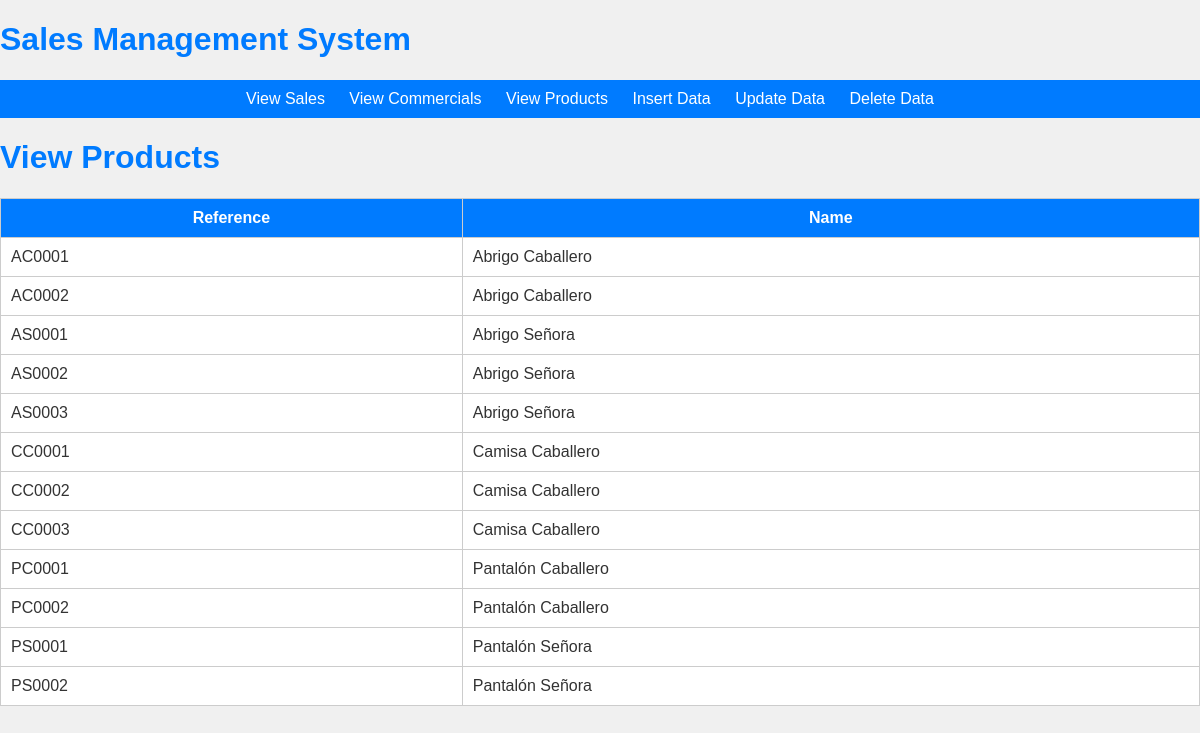
Screenshot of /view_products.php with the database file from the repository.
### tables this page shows
create table IF NOT EXISTS Productos (
	referencia		varchar(6) primary key,
	nombre		varchar(20) not null,
	descripcion	varchar(20),
	precio		float not null,
	descuento	int not null
);

### view_products.php (the view, shortened to what this page needs)
<?php
include 'index.php';
$db = connectDB();
function getProducts($db) {
    $query = "SELECT referencia, nombre FROM Productos";
    $stmt = $db->prepare($query);
    $stmt->execute();
    return $stmt->fetchAll(PDO::FETCH_ASSOC);
}
$products = getProducts($db);
?>
    <!DOCTYPE html>
    <html>
    <head>
        <link rel="stylesheet" type="text/css" href="styles.css">
    </head>
    <body>
    <h1>View Products</h1>
    <table>
        <tr>
            <th>Reference</th>
            <th>Name</th>
        </tr>
        <?php foreach ($products as $product) : ?>
            <tr>
                <td><?php echo $product['referencia']; ?></td>
                <td><?php echo $product['nombre']; ?></td>
            </tr>
        <?php endforeach; ?>
    </table>
    </body>
    </html>

### styles.css (style rules this page uses)
body { font-family: Arial, sans-serif; background-color: #f0f0f0; color: #333; margin: 0; padding: 0; }
h1 { color: #007BFF; }
table { width: 100%; border-collapse: collapse; background-color: #fff; margin-top: 20px; border: 1px solid #ccc; }
table th, table td { padding: 10px; border: 1px solid #ccc; }
table th { background-color: #007BFF; color: #fff; }

### rows the page displays
productos: referencia "AC0001", nombre "Abrigo Caballero"
productos: referencia "AC0002", nombre "Abrigo Caballero"
productos: referencia "AS0001", nombre "Abrigo Señora"
productos: referencia "AS0002", nombre "Abrigo Señora"
productos: referencia "AS0003", nombre "Abrigo Señora"
productos: referencia "CC0001", nombre "Camisa Caballero"
productos: referencia "CC0002", nombre "Camisa Caballero"
productos: referencia "CC0003", nombre "Camisa Caballero"
productos: referencia "PC0001", nombre "Pantalón Caballero"
productos: referencia "PC0002", nombre "Pantalón Caballero"
productos: referencia "PS0001", nombre "Pantalón Señora"
productos: referencia "PS0002", nombre "Pantalón Señora"
